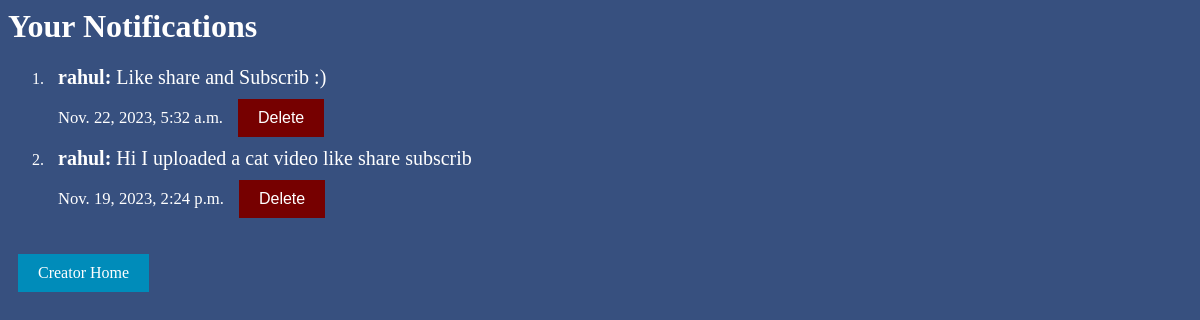
The page /notification_list/ (signed in) on the database as committed earlier.
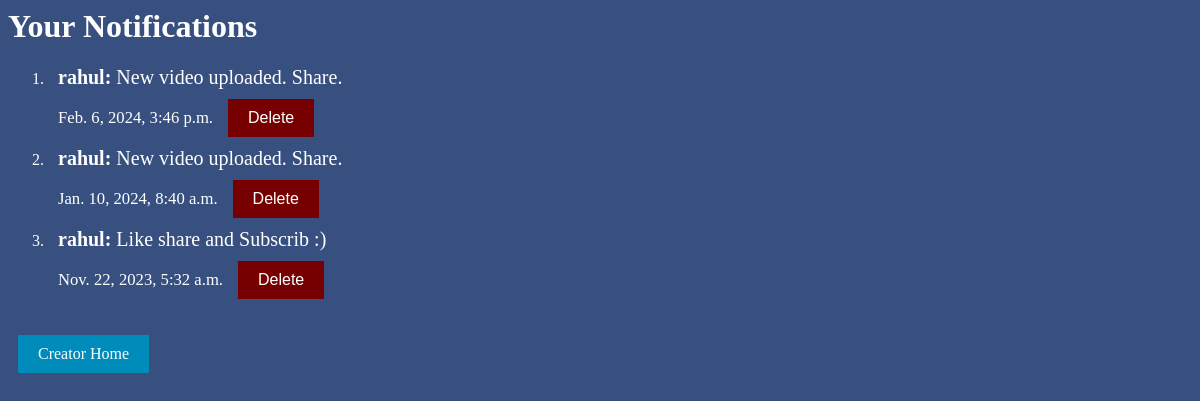
The same page on the database as committed later.
### datafortress/models.py (models this page shows, shortened)
class Notification(models.Model):
    sender = models.ForeignKey(User, on_delete=models.CASCADE, related_name='notifications_sent')
    recipient = models.ForeignKey(User, related_name='received_notifications', on_delete=models.CASCADE)
    message = models.CharField(max_length=200)
    timestamp = models.DateTimeField(auto_now_add=True)
    phone = models.CharField(max_length=15, default='')
    is_read = models.BooleanField(default=False)

### datafortress/views.py (the view)
# urls.py: path('notification_list/', views.notification_list, name='notification_list'),
@login_required
def notification_list(request):
    notifications = Notification.objects.filter(recipient=request.user).order_by('-timestamp')
    return render(request, 'notification_list.html', {'notifications': notifications})

### templates/notification_list.html
{% load static %}
<link rel="stylesheet" href="{% static 'stylehome.css' %}">
<body>
    <h1 style="color:white;">Your Notifications</h1>
    <ol style="color:white;">
        {% for notification in notifications %}
            <li style="border:0;">
                <div class="list-item">
                    {% if not notification.is_read %}
                        <strong>{{ notification.sender }}:</strong>
                    {% else %}
                        {{ notification.sender }}:
                    {% endif %}
                    {{ notification.message }}
                    <br>
                    <small>{{ notification.timestamp }}</small>
                    <a href="{% url 'delete_notification' notification.id %}">
                        <button type="submit" class='button logout-button'>Delete</button>
                    </a>
                </div>
            </li>
        {% empty %}
            <li>No notifications</li>
        {% endfor %}
    </ol>
    <a class='button login-button' href="{% url 'welcome_creator' %}">Creator Home</a>
</body>

### static/stylehome.css (style rules this page uses)
body { background-color: #37507F; }
.button { background-color: #008CBA; color: rgb(255, 255, 255); border: none; padding: 10px 20px; text-align: center; text-decoration: none; display: inline-block; font-size: 16px; margin: 10px; cursor: pointer; }
.login-button { background-color: #008CBA; }
.logout-button { background-color: #760000; }
.list-item { margin-left: 10px; color:white; font-size: 20px; }

Rows that differ between the two databases and show on the page:
removed Notification: sender "rahul", message "Hi I uploaded a cat video like share subscrib", timestamp "Nov. 19, 2023, 2:24 p.m."
added Notification: sender "rahul", message "New video uploaded. Share.", timestamp "Feb. 6, 2024, 3:46 p.m."
added Notification: sender "rahul", message "New video uploaded. Share.", timestamp "Jan. 10, 2024, 8:40 a.m."
